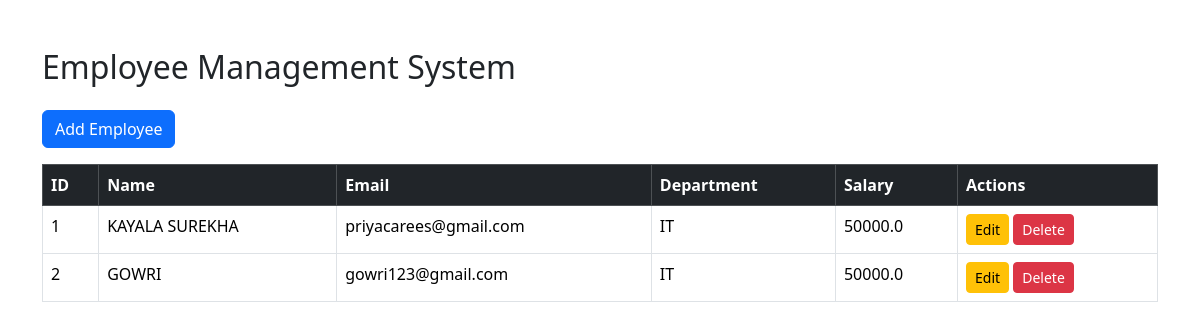
Before: / with the older database file.
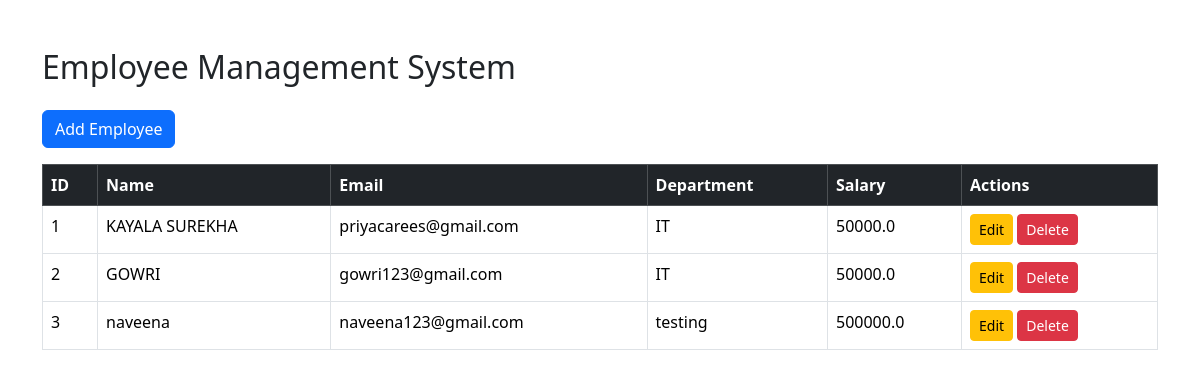
After: the same page with the newer database file.
### models.py (models this page shows, shortened)
class Employee(db.Model):
    __tablename__ = "employees"
    id = db.Column(db.Integer, primary_key=True)
    name = db.Column(db.String(100), nullable=False)
    email = db.Column(db.String(100), unique=True, nullable=False)
    department = db.Column(db.String(100), nullable=False)
    salary = db.Column(db.Float, nullable=False)

### app.py (the view)
@app.route("/")
def home():
    employees = Employee.query.all()
    return render_template("index.html", employees=employees)

### templates/index.html
{% extends "base.html" %}
{% block content %}
<h2 class="mb-4">Employee Management System</h2>
<a href="/add" class="btn btn-primary mb-3">
    Add Employee
</a>
<table class="table table-bordered table-hover">
    <thead class="table-dark">
        <tr>
            <th>ID</th>
            <th>Name</th>
            <th>Email</th>
            <th>Department</th>
            <th>Salary</th>
            <th>Actions</th>
        </tr>
    </thead>
    <tbody>
    {% for employee in employees %}
    <tr>
        <td>{{ employee.id }}</td>
        <td>{{ employee.name }}</td>
        <td>{{ employee.email }}</td>
        <td>{{ employee.department }}</td>
        <td>{{ employee.salary }}</td>
        <td>
            <a href="/edit/{{ employee.id }}" class="btn btn-warning btn-sm">
                Edit
            </a>
            <a href="/delete/{{ employee.id }}" class="btn btn-danger btn-sm">
                Delete
            </a>
        </td>
    </tr>
    {% endfor %}
    </tbody>
</table>
{% endblock %}

### templates/base.html (shortened to what this page needs)
<!DOCTYPE html>
<html lang="en">
<head>
    <link href="https://cdn.jsdelivr.net/npm/bootstrap@5.3.3/dist/css/bootstrap.min.css" rel="stylesheet">
</head>
<body>
<div class="container mt-5">
    {% block content %}
    {% endblock %}
</div>
</body>
</html>

Changed rows visible on the page:
added Employee: id "3", name "naveena", email "naveena123@gmail.com", department "testing", salary "500000.0"
